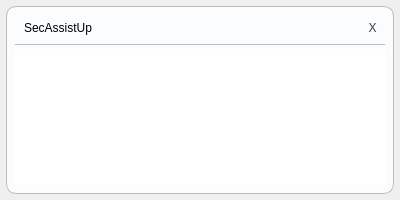
<?xml version="1.0" encoding="UTF-8"?>
<ui version="4.0">
 <class>NotificationForm</class>
 <widget class="QWidget" name="NotificationForm">
  <property name="geometry">
   <rect>
    <x>0</x>
    <y>0</y>
    <width>400</width>
    <height>200</height>
   </rect>
  </property>
  <property name="windowTitle">
   <string notr="true"/>
  </property>
  <layout class="QGridLayout" name="gridLayout">
   <property name="leftMargin">
    <number>6</number>
   </property>
   <property name="topMargin">
    <number>6</number>
   </property>
   <property name="rightMargin">
    <number>6</number>
   </property>
   <property name="bottomMargin">
    <number>6</number>
   </property>
   <property name="spacing">
    <number>0</number>
   </property>
   <item row="0" column="0">
    <widget class="QWidget" name="widget_Main" native="true">
     <property name="styleSheet">
      <string notr="true">/*background-color: #333333;*/
QWidget#widget_Main {
border-radius: 10px;
background-color: #fafcfe;
border: 1px solid #bbbbbb;
}</string>
     </property>
     <layout class="QVBoxLayout" name="verticalLayout">
      <property name="spacing">
       <number>3</number>
      </property>
      <property name="leftMargin">
       <number>9</number>
      </property>
      <property name="topMargin">
       <number>9</number>
      </property>
      <property name="rightMargin">
       <number>9</number>
      </property>
      <property name="bottomMargin">
       <number>9</number>
      </property>
      <item>
       <widget class="QWidget" name="widget_2" native="true">
        <property name="sizePolicy">
         <sizepolicy hsizetype="Preferred" vsizetype="Fixed">
          <horstretch>0</horstretch>
          <verstretch>0</verstretch>
         </sizepolicy>
        </property>
        <property name="minimumSize">
         <size>
          <width>0</width>
          <height>25</height>
         </size>
        </property>
        <layout class="QHBoxLayout" name="horizontalLayout">
         <property name="spacing">
          <number>3</number>
         </property>
         <property name="leftMargin">
          <number>9</number>
         </property>
         <property name="topMargin">
          <number>0</number>
         </property>
         <property name="rightMargin">
          <number>0</number>
         </property>
         <property name="bottomMargin">
          <number>0</number>
         </property>
         <item>
          <widget class="QLabel" name="label_Title">
           <property name="text">
            <string notr="true">SecAssistUp</string>
           </property>
          </widget>
         </item>
         <item>
          <widget class="QPushButton" name="pushButton_Close">
           <property name="sizePolicy">
            <sizepolicy hsizetype="Maximum" vsizetype="Maximum">
             <horstretch>0</horstretch>
             <verstretch>0</verstretch>
            </sizepolicy>
           </property>
           <property name="maximumSize">
            <size>
             <width>25</width>
             <height>25</height>
            </size>
           </property>
           <property name="styleSheet">
            <string notr="true">/*color: rgb(59, 63, 84);*/
QPushButton {
	background-color: #fafcfe;
	color: rgb(59, 63, 84);
    /*border: none;*/
	/*padding: 6px 12px;*/
	border-radius: 6px;
	/*font-size: 11px;*/
	/*transition: background-color 0.3s ease;*/
}
QPushButton:hover {
	background-color: #fb4a3e;
	color: #fafcfe;
    /*transform: translateY(-1px);*/
    /*box-shadow: 0 4px 8px rgba(0,0,0,0.1);*/
}
/*QPushButton:pressed {*/
/*    background-color: #C62828;*/
/*    transform: translateY(0);*/
/*}*/</string>
           </property>
           <property name="text">
            <string notr="true">X</string>
           </property>
          </widget>
         </item>
        </layout>
       </widget>
      </item>
      <item>
       <widget class="QFrame" name="frame">
        <property name="styleSheet">
         <string notr="true">color: rgb(190, 190, 190);</string>
        </property>
        <property name="frameShape">
         <enum>QFrame::HLine</enum>
        </property>
        <property name="frameShadow">
         <enum>QFrame::Plain</enum>
        </property>
       </widget>
      </item>
      <item>
       <widget class="QWidget" name="widget_3" native="true">
        <layout class="QGridLayout" name="gridLayout_2">
         <property name="leftMargin">
          <number>0</number>
         </property>
         <property name="topMargin">
          <number>0</number>
         </property>
         <property name="rightMargin">
          <number>0</number>
         </property>
         <property name="bottomMargin">
          <number>0</number>
         </property>
         <item row="0" column="0">
          <widget class="QListWidget" name="listWidget_Files">
           <property name="styleSheet">
            <string notr="true">QListWidget#listWidget_Files {
/*border-radius: 5px;*/
/*background-color: #fafcfe;*/
border: 0px solid #ffffff;
}</string>
           </property>
          </widget>
         </item>
        </layout>
       </widget>
      </item>
     </layout>
    </widget>
   </item>
  </layout>
 </widget>
 <resources/>
 <connections/>
</ui>
